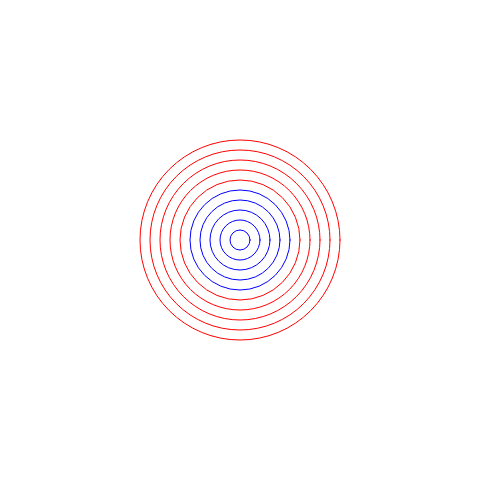
Frame 1 (no input)
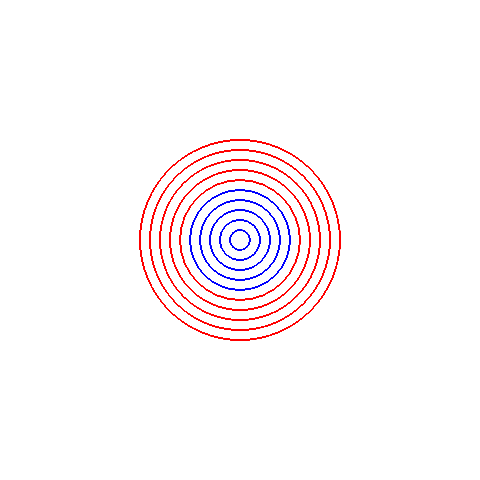
Frame 60 (no input)
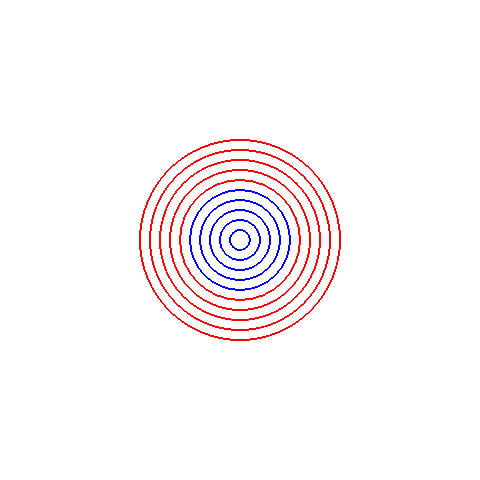
Frame 120 (the mouse pressed at the canvas centre since frame 60)

The p5.js sketch that drew these frames (run headless with seeded random() and noise() and a simulated clock; from frame 60 on, the mouse is pressed at the canvas centre):

// p5.js sketch
// ── sketch.js
function setup(){
  createCanvas(480,480);
  background("white");
  noFill()
}

function draw(){
  let i;
  for(i=0;i<10;i++){
      if(i<=4){
      stroke("blue")
  }else if(i<=9){
      stroke("red")
  }
      ellipse(width/2,height/2,20*(i+1),20*(i+1));
  }
}
